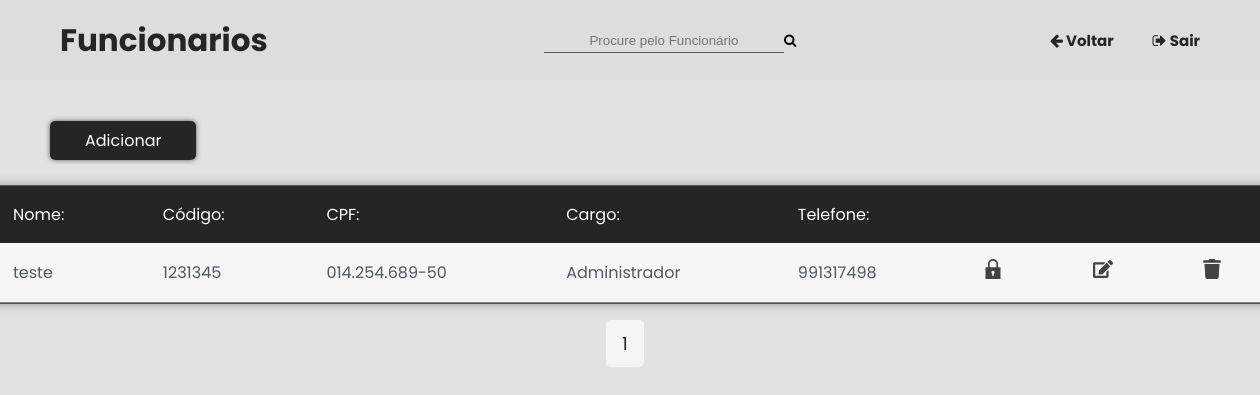
Screenshot of /funcionarios.php (signed in) with the database file from the repository.
### tables this page shows
CREATE TABLE `usuarios` (
  `id` int(11) NOT NULL,
  `codigo` int(20) NOT NULL,
  `nome` varchar(30) NOT NULL,
  `cpf` varchar(15) NOT NULL,
  `telefone` int(10) NOT NULL,
  `senha` varchar(32) NOT NULL,
  `cargo` int(11) NOT NULL
);

### CLASSES/usuarios.php (called while the page is built, shortened)
<?php
Class Usuario{
    public function paginacao($itens_por_pagina){
        global $pdo;
        $sql = "SELECT COUNT(id) FROM usuarios";
        $sql = $pdo->prepare($sql);
        $sql->execute();
        $row = $sql->fetch();
        $numrecords = $row[0];
        $numlinks = ceil($numrecords/$itens_por_pagina);
        return $numlinks;
    }
    public function mostraFuncionarios($pagina,$itens_por_pagina){
        global $pdo;
        $sql = "SELECT * FROM usuarios LIMIT $pagina,$itens_por_pagina";
        $sql = $pdo->prepare($sql);
        $sql->execute();
        if($sql->rowCount() > 0){
            $funcionarios = $sql->fetchAll(PDO::FETCH_ASSOC);
            return $funcionarios;
        } else {
            return false;
        }
    }
}

### funcionarios.php (the view, shortened to what this page needs)
<?php
if(!isset($_SESSION['id_user'])){
    header("location: index.php");
    exit;
} else if ($_SESSION['tipo'] == 1){
require_once 'CLASSES/Usuarios.php';
$u = new Usuario;
$u->createuser();
?>
<!DOCTYPE html>
<html lang="pt-br">
<head>
    <link rel="stylesheet" href="https://cdnjs.cloudflare.com/ajax/libs/font-awesome/4.7.0/css/font-awesome.min.css">
    <link rel="stylesheet" href="CSS/styleListaFuncionarios.css">
</head>
<body>
    <header>
        <h1>Funcionarios</h1>
        <form method="GET" class="form">
                <div class="searchbar">
                    <input name="busca" placeholder="Procure pelo Funcionário">
                </div>
                <button type="submit"><i class="fa fa-search" aria-hidden="true"></i></button>
        </form>
        <div class="headericons">
            <a href="admin.php"><i class="fa fa-arrow-left" aria-hidden="true"></i> Voltar</a>
            <a href="sair.php"><i class="fa fa-sign-out" aria-hidden="true"></i> Sair</a>
        </div>
    </header>
    <div class="container">
        <div class="barratarefas">
            <a href="cadastro.php">Adicionar</a>
        </div>
        <?php
            $itens_por_pagina = 6;
            $numlinks = $u->paginacao($itens_por_pagina);
            $pagina = (isset($_GET['start'])) ? $_GET['start'] : 0;
            if (!$pagina) $pagina = 0;
            $start = $pagina * $itens_por_pagina;
            if (isset($_GET['busca']) && !empty($_GET['busca'])) {
                $busca = addslashes($_GET['busca']);
                $funcionarios = $u->mostraPesquisa($busca,$start,$itens_por_pagina);
                if($funcionarios == false){
                    ?>
                        <div class="nosearch">
                            <h1>Nenhum resultado encontrado <i class="fa fa-exclamation-triangle" aria-hidden="true"></i></h1>
                            <div class="paginacao">
                                <?php
                                    echo "<a href='funcionarios.php' class='pag'>Voltar</a>";
                                ?>
                            </div>
                        </div>
                    <?php
                } else {
                    $numlinks = $u->paginacaoPesquisa($busca,$start,$itens_por_pagina);
            ?>
            <table id="data-table">
                <thead>
                    <tr>
                            <th>Nome:</th>
                            <th>Código:</th>
                            <th>CPF:</th>
                            <th>Cargo:</th>
                            <th>Telefone:</th>
                            <th></th>
                            <th></th>
                            <th></th>
                    </tr>
                </thead>
                </tbody>
                <?php
                    foreach ($funcionarios as $f){
                ?>
                    <tr>
                        <td><?= $f['nome'] ?></td>
                        <td><?= $f['codigo'] ?></td>
                        <td><?= $f['cpf'] ?></td>
                        <td>
                        <?php if($f['cargo'] == 1){
                                echo "Administrador";
                              } else {
                                echo "Funcionário";
                              }
                        ?>
                        </td>
                        <td><?= $f['telefone'] ?></td>
                        <td>
                            <a href='trocarSenha.php?id=<?= $f['id'] ?>' onclick="return confirmation()" class='change' id='<?= $f['id'] ?>'>
                                <img src="./images/lock.svg" alt="editarsenha">
                            </a>
                        </td>
                        <td>
                            <a href='editarFuncionario.php?id=<?= $f['id'] ?>'>
                                <img src="./images/edit.svg" alt="editar">
                            </a>
                        </td>
                        <td>
                            <a href='excluirFuncionario.php?id=<?= $f['id'] ?>'>
                                <img src="./images/remove.svg" alt="remover">
                            </a>
                        </td>
                    </tr>
                    <?php } } ?>
                </tbody>
            </table>
        <div class="paginacao">
            <?php
                if($start > 0){
                    echo "<a href='funcionarios.php?busca=$busca&start=".($pagina-1)."' class='pag'>Anterior</a>";
                }
                for($i=0;$i<$numlinks-1;$i++){
                    $y = $i+1;
                    $class = ' ';
                    if ($pagina == $i){
                        $class = 'active';
                    }
                    echo "<a href='funcionarios.php?busca=$busca&start=".$i."' class='pag ".$class."'>$y</a>";
                }
                if(($i+1) > $pagina && $pagina < $numlinks-2){
                    echo "<a href='funcionarios.php?busca=$busca&start=".($pagina+1)."' class='pag'>Proxima</a>";
                }
            ?>
        </div>
        <?php
            } else {
                $funcionarios = $u->mostraFuncionarios($start,$itens_por_pagina);
        ?>
        <table id="data-table">
            <thead>
                <tr>
                        <th>Nome:</th>
                        <th>Código:</th>
                        <th>CPF:</th>
                        <th>Cargo:</th>
                        <th>Telefone:</th>
                        <th></th>
                        <th></th>
                        <th></th>
                </tr>
            </thead>
            <?php
                foreach ($funcionarios as $f){
            ?>
                <tr>
                    <td><?= $f['nome'] ?></td>
                    <td><?= $f['codigo'] ?></td>
                    <td><?= $f['cpf'] ?></td>
                    <td>
                    <?php if($f['cargo'] == 1){
                            echo "Administrador";
                          } else {
                            echo "Funcionário";
                          }
                    ?>
                    </td>
                    <td><?= $f['telefone'] ?></td>
                    <td>
                        <a href='trocarSenha.php?id=<?= $f['id'] ?>' onclick="return confirmation()" class='change' id='<?= $f['id'] ?>'>
                            <img src="./images/lock.svg" alt="editarsenha">
                        </a>
                    </td>
                    <td>
                        <a href='editarFuncionario.php?id=<?= $f['id'] ?>'>
                            <img src="./images/edit.svg" alt="editar">
                        </a>
                    </td>
                    <td>
                        <a href='excluirFuncionario.php?id=<?= $f['id'] ?>'>
                            <img src="./images/remove.svg" alt="remover">
                        </a>
                    </td>
                </tr>
                <?php } ?>
        </table>
    </div>
    <div class="paginacao">
        <?php
            for($i=0;$i<$numlinks;$i++){
                $y = $i+1;
                $class = ' ';
                if ($pagina == $i){
                    $class = 'active';
                }
                echo "<a href='funcionarios.php?start=".$i."' class='pag ".$class."'>$y</a>";
            }
        ?>
    </div>
</body>
</html>
<?php
}
} else {
    header("location: menu.php");
    exit;
}
?>

### CSS/styleListaFuncionarios.css (style rules this page uses)
* { margin: 0; padding: 0; box-sizing: border-box; }
body { font-family: Poppins; background-color: #e2e2e2; }
a { text-decoration: none; }
header { width: 100%; height: 80px; display: flex; justify-content: space-between; align-items: center; padding: 0 60px; background-color: #dddddd; }
.headericons { width: 150px; display: flex; justify-content: space-between; align-items: center; }
header h1 { font: bold 31px Poppins; color: #252525; }
header a { font: bold 15px Poppins; color: #252525; transition: 0.2s; }
.form { width: 230px; display: flex; justify-content: space-between; }
.form input { width: 240px; height: 25px; background: none; outline: none; border: none; border-bottom: 1.5px solid #585858; padding: 2px 5px; text-align: center; color: #838383; transition: 0.3s; }
.form button { background: none; outline: none; border: none; cursor: pointer; }
.container { display: flex; flex-direction: column; justify-content: center; align-items: center; }
.barratarefas { padding: 0 50px; margin-top: 3rem; margin-right: auto; }
.barratarefas a { padding: 8px 35px; background-color: #252525; color: #FFFFFF; border-radius: 5px; box-shadow: 0 0 5px #585858; cursor: pointer; transition: 0.3s; }
#data-table { width: 1300px; border-spacing: 0 0; border: 1px solid #585858; color: #fff; margin-top: 2rem; box-shadow: 0 0 10px rgb(153, 153, 153); }
table thead th { background: #252525; font-weight: normal; columns: #fff; padding: 1rem 2rem; text-align: left; }
table tbody td { background: white; padding: 1rem 2rem; border-bottom: 1px solid #585858; color: #141e30; }
table tbody tr { opacity: 0.7; }
tbody tr td img { width: 20px; height: 20px; }
.paginacao { display: flex; flex-direction: row; justify-content: center; align-items: center }
.pag { display: inline-flex; border-radius: 5px; padding: 10px 16px; margin-top: 1rem; margin-right: 10px; font: 18px Poppins; color: #252525; background-color: rgb(245, 245, 245); opacity: 0.7; transition: 0.3s; }
.pag.active { opacity: 1; }

### rows the page displays
usuarios: nome "teste", codigo "1231345", cpf "014.254.689-50", cargo "Administrador", telefone "991317498"

### other values shown
$y "1"
